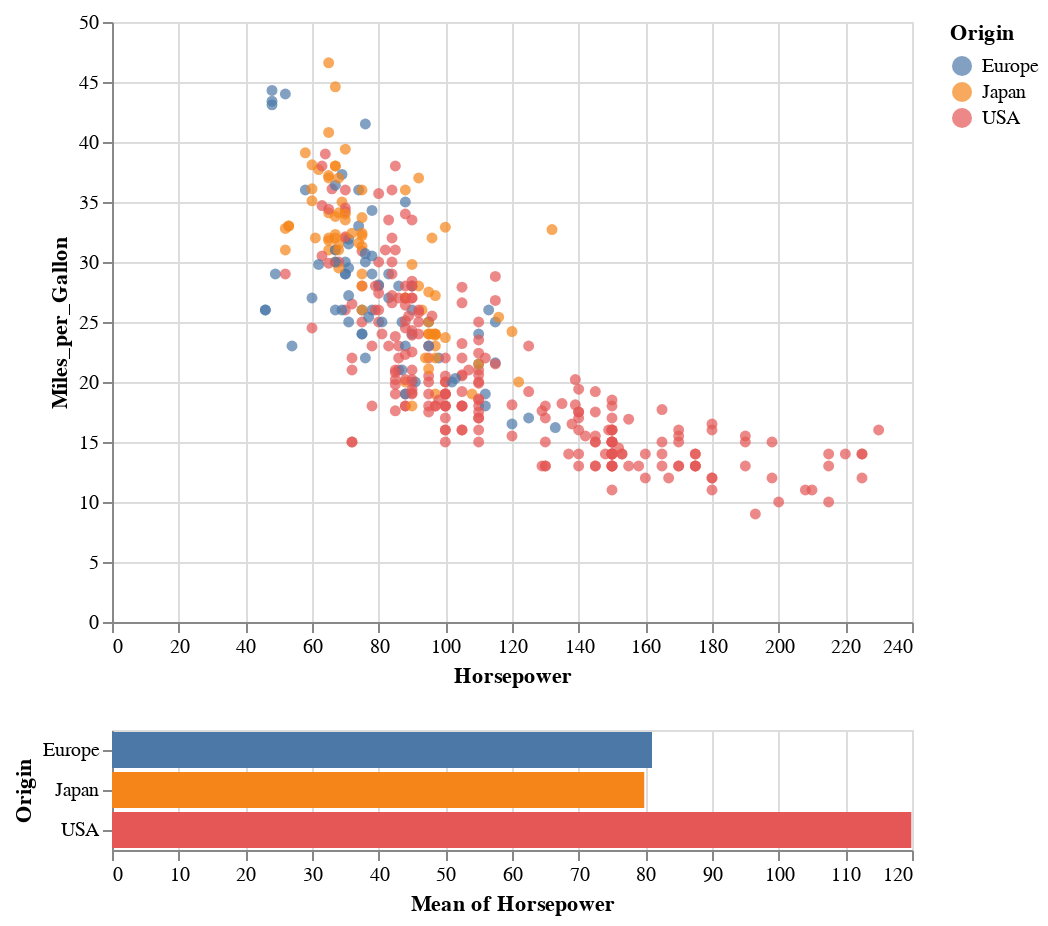

This figure's notebook cell:
### Code cell
brush=alt.selection_interval()
circles=alt.Chart(cars).mark_circle().encode(
        x='Horsepower:Q',
        y='Miles_per_Gallon:Q',
        color=alt.condition(brush, 'Origin:N', alt.value('lightgray'))).add_selection(brush)
bars=alt.Chart(cars).mark_bar().encode(
    y='Origin:N',
    color='Origin:N',
    x='mean(Horsepower):Q').transform_filter(brush)
circles&bars

### Figure 1 — Vega-Lite specification as saved in the notebook (floating-point values rounded to 4 significant figures; data arrays with more than 128 entries replaced by an {"elided": "..."} marker saying what was removed)
{"config": {"view": {"continuousWidth": 400, "continuousHeight": 300}}, "vconcat": [{"mark": "circle", "encoding": {"color": {"condition": {"type": "nominal", "field": "Origin", "selection": "selector003"}, "value": "lightgray"}, "x": {"type": "quantitative", "field": "Horsepower"}, "y": {"type": "quantitative", "field": "Miles_per_Gallon"}}, "selection": {"selector003": {"type": "interval"}}}, {"mark": "bar", "encoding": {"color": {"type": "nominal", "field": "Origin"}, "x": {"type": "quantitative", "aggregate": "mean", "field": "Horsepower"}, "y": {"type": "nominal", "field": "Origin"}}, "transform": [{"filter": {"selection": "selector003"}}]}], "data": {"name": "data-f02450ab61490a1363517a0190416235"}, "$schema": "https://vega.github.io/schema/vega-lite/v4.8.1.json", "datasets": {"data-f02450ab61490a1363517a0190416235": {"elided": "406 records"}}}
